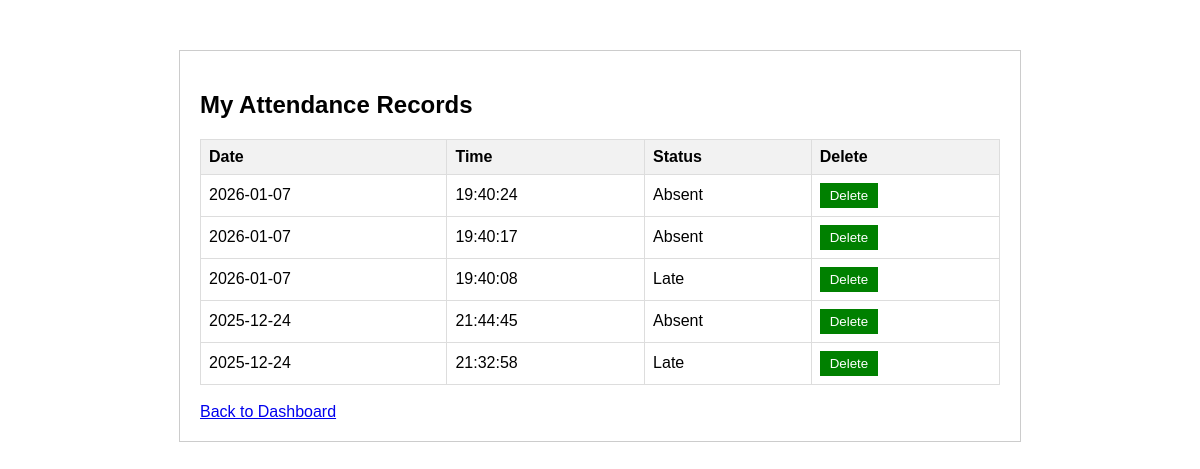
The app's page /my_attendance (signed in) with its own data.
### tables this page shows
CREATE TABLE attendance (
    id INTEGER PRIMARY KEY AUTOINCREMENT,
    username TEXT NOT NULL,
    date TEXT NOT NULL,
    time TEXT NOT NULL,
    status TEXT NOT NULL,
    FOREIGN KEY (username) REFERENCES users (username)
);

### app.py (the view)
@app.route('/my_attendance')
def my_attendance():
    if session.get('role') != "student":
        return redirect('/dashboard')
    conn = sqlite3.connect(DB_NAME)
    cur = conn.cursor()
    username = session.get('username')
    cur.execute("SELECT id, date, time, status FROM attendance WHERE username=? ORDER BY date DESC, time DESC", (username,))
    records = cur.fetchall()
    conn.close()
    return render_template('my_attendance.html', records=records)

### templates/my_attendance.html (shortened to what this page needs)
<!DOCTYPE html>
<html>
<head>
</head>
<body>
<div class="container">
    <h2>My Attendance Records</h2>
    <table>
        <tr>
            <th>Date</th>
            <th>Time</th>
            <th>Status</th>
            <th>Delete</th>
        </tr>
        {% for record in records %}
        <tr>
            <td>{{ record[1] }}</td>
            <td>{{ record[2] }}</td>
            <td>{{ record[3] }}</td>
            <td>
                <form action="/delete_attendance" method="POST" style="display: inline;">
                    <button type="submit" style="background-color: green; color: white; border: none; padding: 5px 10px; cursor: pointer;">Delete</button>
                </form>
            </td>
        </tr>
        {% endfor %}
    </table>
    <br>
    <a href="/dashboard">Back to Dashboard</a>
</div>
</body>
</html>

### templates/my_attendance.html (style rules this page uses)
body { font-family: Arial, sans-serif; }
.container { width: 800px; margin: auto; padding: 20px; border: 1px solid #ccc; margin-top: 50px; }
table { width: 100%; border-collapse: collapse; }
th, td { border: 1px solid #ddd; padding: 8px; text-align: left; }
th { background-color: #f2f2f2; }

### records on screen
attendance: date "2026-01-07", time "19:40:24", status "Absent"
attendance: date "2026-01-07", time "19:40:17", status "Absent"
attendance: date "2026-01-07", time "19:40:08", status "Late"
attendance: date "2025-12-24", time "21:44:45", status "Absent"
attendance: date "2025-12-24", time "21:32:58", status "Late"
